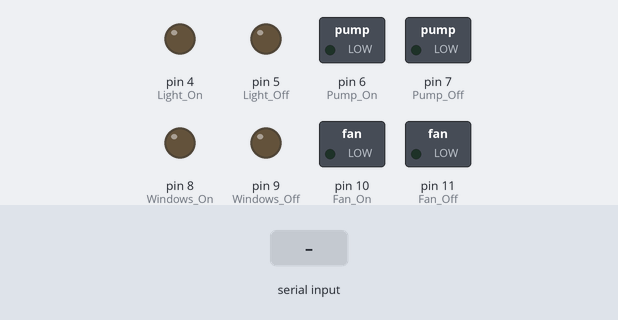
The sketch below on a simulated Arduino Uno, built with avr-gcc and run on an emulated ATmega328P. Parts: switched loads named in the sketch (green lamp = pin HIGH), output pins drawn as LEDs (lit = HIGH). Inputs (shaded band) come from the test bench.

Above: at 1.2 s.
1.3 s: "a" received over the second serial link
At 2.5 s:
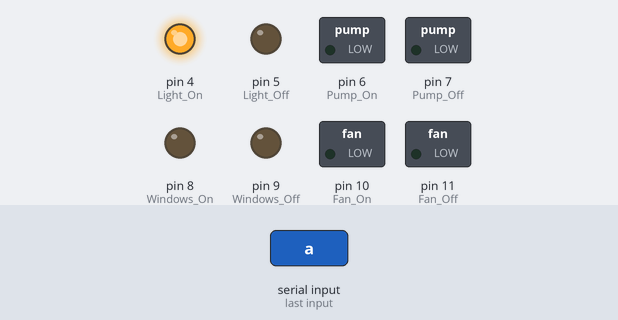
2.8 s: "b" received over the second serial link
At 3.7 s:
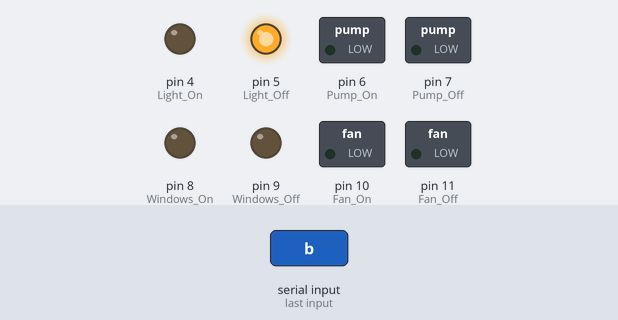
4.3 s: "c" received over the second serial link
At 4.8 s:
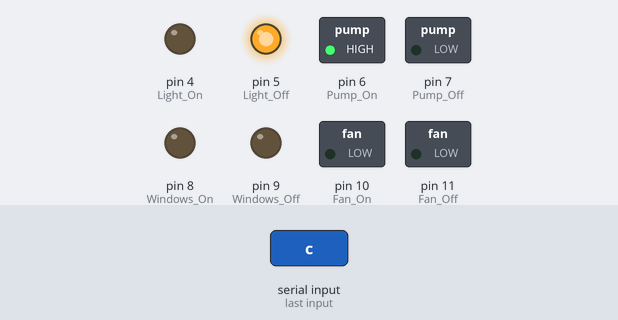
5.8 s: "d" received over the second serial link
At 7.0 s:
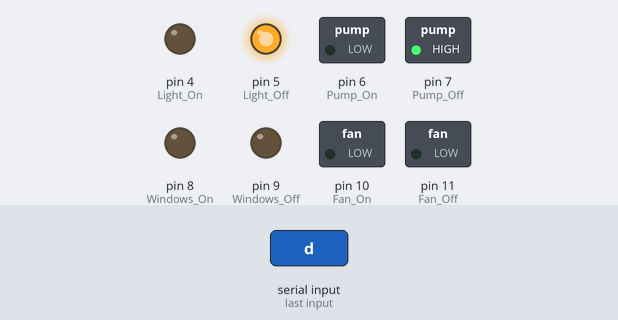
7.3 s: "e" received over the second serial link
At 8.3 s:
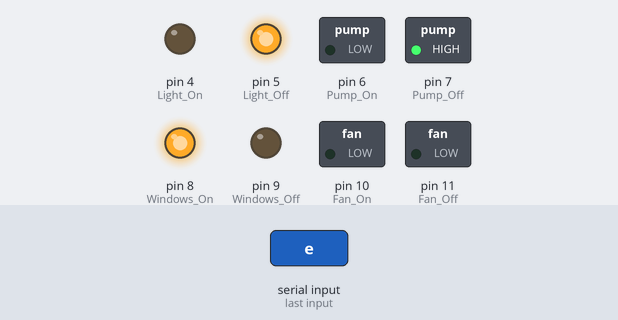
8.8 s: "f" received over the second serial link
At 9.5 s:
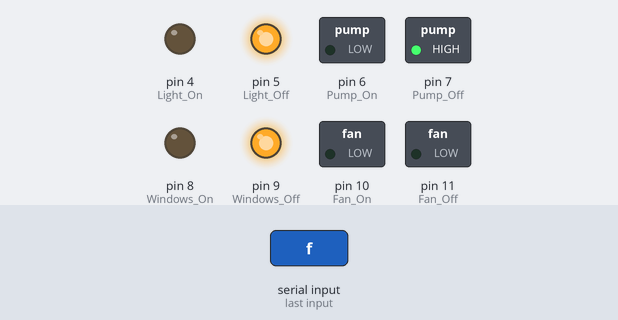
Timing chart, 0 to 11.3 s (numbered marks = the images above; inputs shaded):
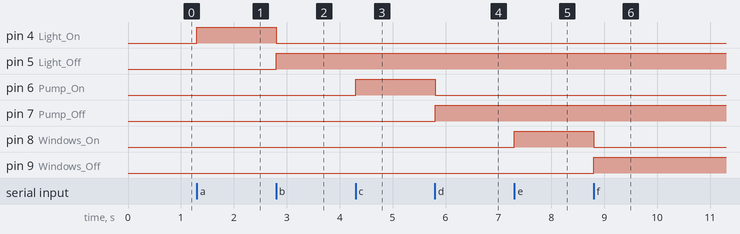

Measured:
- after the input at 1.3 s, pin 4 (Light_On): LOW → HIGH at once
- after the input at 2.8 s, pin 4 (Light_On): HIGH → LOW at once; pin 5 (Light_Off): LOW → HIGH at once
- after the input at 4.3 s, pin 6 (Pump_On): LOW → HIGH at once
- after the input at 5.8 s, pin 6 (Pump_On): HIGH → LOW at once; pin 7 (Pump_Off): LOW → HIGH at once
- after the input at 7.3 s, pin 8 (Windows_On): LOW → HIGH at once
- after the input at 8.8 s, pin 8 (Windows_On): HIGH → LOW at once; pin 9 (Windows_Off): LOW → HIGH at once

The sketch:

AI_Control.ino
```cpp
#include <SoftwareSerial.h>

#define Light_On 4
#define Light_Off 5
#define Pump_On 6
#define Pump_Off 7
#define Windows_On 8
#define Windows_Off 9
#define Fan_On 10
#define Fan_Off 11

SoftwareSerial Bluetooth(0, 1);

void setup() {
  // put your setup code here, to run once:
  pinMode(Light_On, OUTPUT);
  pinMode(Light_Off, OUTPUT);
  pinMode(Pump_On, OUTPUT);
  pinMode(Pump_Off, OUTPUT);
  pinMode(Windows_On, OUTPUT);
  pinMode(Windows_Off, OUTPUT);
  pinMode(Fan_On, OUTPUT);
  pinMode(Fan_Off, OUTPUT);
  Serial.begin(9600);
  Bluetooth.begin(9600);
}

void loop() {
  // put your main code here, to run repeatedly:
  if (Bluetooth.available()) {
    delay(3);
    char c = Bluetooth.read();
    if (c == 'a') {
      digitalWrite(Light_On, HIGH);
      digitalWrite(Light_Off, LOW);
    }
    if (c == 'b') {
      digitalWrite(Light_On, LOW);
      digitalWrite(Light_Off, HIGH);
    }
    if (c == 'c') {
      digitalWrite(Pump_On, HIGH);
      digitalWrite(Pump_Off, LOW);
    }
    if (c == 'd') {
      digitalWrite(Pump_On, LOW);
      digitalWrite(Pump_Off, HIGH);
    }
    if (c == 'e') {
      digitalWrite(Windows_On, HIGH);
      digitalWrite(Windows_Off, LOW);
    }
    if (c == 'f') {
      digitalWrite(Windows_On, LOW);
      digitalWrite(Windows_Off, HIGH);
    }
    if (c == 'g') {
      digitalWrite(Fan_On, HIGH);
      digitalWrite(Fan_Off, LOW);
    }
    if (c == 'h') {
      digitalWrite(Fan_On, LOW);
      digitalWrite(Fan_Off, HIGH);
    }

    if (c == 'z') {
      digitalWrite(Light_On, LOW);
      digitalWrite(Light_Off, LOW);
      digitalWrite(Pump_On, LOW);
      digitalWrite(Pump_Off, LOW);
      digitalWrite(Windows_On, LOW);
      digitalWrite(Windows_Off, LOW);
      digitalWrite(Fan_On, LOW);
      digitalWrite(Fan_Off, LOW);
    }

  }
}
```
